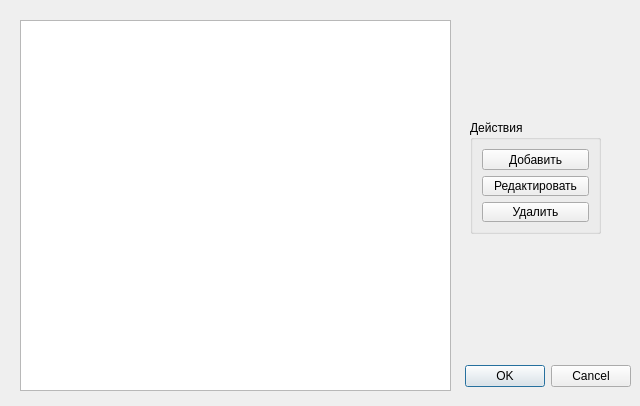
<?xml version="1.0" encoding="UTF-8"?>
<ui version="4.0">
 <class>Dialog</class>
 <widget class="QDialog" name="Dialog">
  <property name="geometry">
   <rect>
    <x>0</x>
    <y>0</y>
    <width>640</width>
    <height>406</height>
   </rect>
  </property>
  <property name="windowTitle">
   <string>Список доменов</string>
  </property>
  <widget class="QDialogButtonBox" name="buttonBox">
   <property name="geometry">
    <rect>
     <x>10</x>
     <y>360</y>
     <width>621</width>
     <height>32</height>
    </rect>
   </property>
   <property name="orientation">
    <enum>Qt::Horizontal</enum>
   </property>
   <property name="standardButtons">
    <set>QDialogButtonBox::Cancel|QDialogButtonBox::Ok</set>
   </property>
  </widget>
  <widget class="QGroupBox" name="groupBox">
   <property name="geometry">
    <rect>
     <x>470</x>
     <y>120</y>
     <width>131</width>
     <height>114</height>
    </rect>
   </property>
   <property name="title">
    <string>Действия</string>
   </property>
   <layout class="QVBoxLayout" name="verticalLayout">
    <item>
     <widget class="QPushButton" name="buttonAdd">
      <property name="text">
       <string>Добавить</string>
      </property>
     </widget>
    </item>
    <item>
     <widget class="QPushButton" name="buttonEdit">
      <property name="text">
       <string>Редактировать</string>
      </property>
     </widget>
    </item>
    <item>
     <widget class="QPushButton" name="buttonDelete">
      <property name="text">
       <string>Удалить</string>
      </property>
     </widget>
    </item>
   </layout>
  </widget>
  <widget class="QTableView" name="tableView">
   <property name="geometry">
    <rect>
     <x>20</x>
     <y>20</y>
     <width>431</width>
     <height>371</height>
    </rect>
   </property>
  </widget>
 </widget>
 <resources/>
 <connections>
  <connection>
   <sender>buttonBox</sender>
   <signal>accepted()</signal>
   <receiver>Dialog</receiver>
   <slot>accept()</slot>
   <hints>
    <hint type="sourcelabel">
     <x>248</x>
     <y>254</y>
    </hint>
    <hint type="destinationlabel">
     <x>157</x>
     <y>274</y>
    </hint>
   </hints>
  </connection>
  <connection>
   <sender>buttonBox</sender>
   <signal>rejected()</signal>
   <receiver>Dialog</receiver>
   <slot>reject()</slot>
   <hints>
    <hint type="sourcelabel">
     <x>316</x>
     <y>260</y>
    </hint>
    <hint type="destinationlabel">
     <x>286</x>
     <y>274</y>
    </hint>
   </hints>
  </connection>
 </connections>
</ui>
